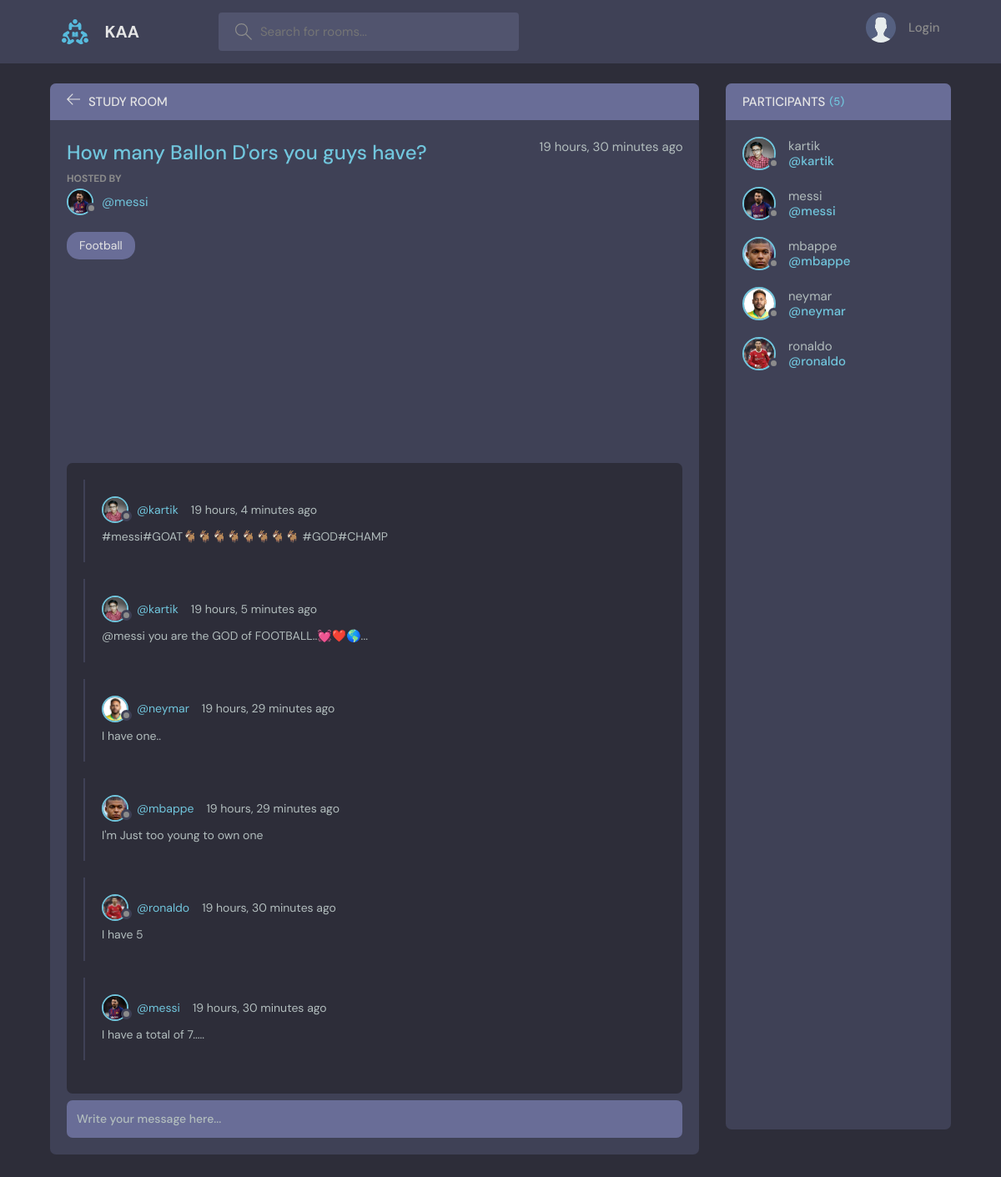
Page /room/3 on the committed database.
### base/models.py (models this page shows, shortened)
class Room(models.Model):
    host=models.ForeignKey(User, on_delete=models.SET_NULL, null=True)
    topic=models.ForeignKey(Topic, on_delete=models.SET_NULL, null=True)
    name=models.CharField(max_length=200)
    description = models.TextField(null=True, blank = True)
    participants = models.ManyToManyField(User, related_name='participants',blank=True)
    updated = models.DateTimeField(auto_now=True)
    created = models.DateTimeField(auto_now_add= True)
    class Meta:
        ordering = ['-updated','-created']

class User(AbstractUser):
    name = models.CharField(max_length=200, null=True)
    email = models.EmailField(unique=True ,null=True)
    bio = models.TextField(null=True)
    avatar = models.ImageField(null=True, default='avatar.svg')
    USERNAME_FIELD = 'email'
    REQUIRED_FIELDS = []

class Topic(models.Model):
    name = models.CharField(max_length=200)
    def __str__(self):
        return self.name

class Message(models.Model):
    user = models.ForeignKey(User, on_delete=models.CASCADE)
    room = models.ForeignKey(Room, on_delete=models.CASCADE)
    body = models.TextField()
    updated = models.DateTimeField(auto_now=True)
    created = models.DateTimeField(auto_now_add= True)
    class Meta:
        ordering = ['-updated','-created']

### base/views.py (the view)
# urls.py: path('room/<str:pk>',views.room, name="room"),
def room(request, pk):
    room = Room.objects.get(id=pk)
    room_messages = room.message_set.all().order_by('-created')
    participants = room.participants.all()
    if request.method == 'POST':
        message = Message.objects.create(user=request.user, room = room, body=request.POST.get('body'))
        room.participants.add(request.user)
        return redirect('room',pk=room.id)
    context = {'room':room, 'room_messages': room_messages,'participants':participants}
    return render(request, 'base/room.html',context)

### base/templates/base/room.html (shortened to what this page needs)
{% extends 'main.html' %}
{% block content %}
    <main class="profile-page layout layout--2">
      <div class="container">
        <div class="room">
          <div class="room__top">
            <div class="room__topLeft">
              <a href="{% url 'home' %}">
                <svg version="1.1" xmlns="http://www.w3.org/2000/svg" width="32" height="32" viewBox="0 0 32 32">
                  <title>arrow-left</title>
                  <path
                    d="M13.723 2.286l-13.723 13.714 13.719 13.714 1.616-1.611-10.96-10.96h27.625v-2.286h-27.625l10.965-10.965-1.616-1.607z"
                  ></path>
                </svg>
              </a>
              <h3>Study Room</h3>
            </div>
          </div>
          <div class="room__box scroll">
            <div class="room__header scroll">
              <div class="room__info">
                <h3>{{room.name}}</h3>
                <span>{{room.created|timesince}} ago</span>
              </div>
              <div class="room__hosted">
                <p>Hosted By</p>
                <a href="{% url 'user-profile' room.host.id %}" class="room__author">
                  <div class="avatar avatar--small">
                    <img src="{{room.host.avatar.url}}" />
                  </div>
                  <span>@{{room.host.username}}</span>
                </a>
              </div>
              <span class="room__topics">{{room.topic}}</span>
            </div>
            <div class="room__conversation">
              <div class="threads scroll">
                {%for message in room_messages %}
                <div class="thread">
                  <div class="thread__top">
                    <div class="thread__author">
                      <a href="{% url 'user-profile' message.user.id %}" class="thread__authorInfo">
                        <div class="avatar avatar--small">
                          <img src="{{message.user.avatar.url}}" />
                        </div>
                        <span>@{{message.user.username}}</span>
                      </a>
                      <span class="thread__date">{{message.created|timesince}} ago</span>
                    </div>
                  </div>
                  <div class="thread__details">
                    {{message.body}}
                  </div>
                </div>
                {%endfor%}
              </div>
            </div>
          </div>
          <div class="room__message">
            <form action="" method="POST">
              <input name="body" placeholder="Write your message here..." /></form>
          </div>
        </div>
        <div class="participants">
          <h3 class="participants__top">Participants <span>({{participants.count}})</span></h3>
          <div class="participants__list scroll">
            {%for user in participants%}
            <a href="{% url 'user-profile' user.id %}" class="participant">
              <div class="avatar avatar--medium">
                <img src="{{user.avatar.url}}" />
              </div>
              <p>
                {{user.username}}
                <span>@{{user.username}}</span>
              </p>
            </a>
            {%endfor%}
          </div>
        </div>
      </div>
    </main>
{%endblock content%}

### rows in the picture
Room: name "How many Ballon D'ors you guys have?", created "19 hours, 30 minutes", host.avatar (picture), host.username "messi", topic "Football"
Message: user.avatar (picture), user.username "kartik", created "19 hours, 4 minutes", body "#messi#GOAT🐐🐐🐐🐐🐐🐐🐐🐐 #GOD#CHAMP"
Message: user.avatar (picture), user.username "kartik", created "19 hours, 5 minutes", body "@messi you are the GOD of FOOTBALL..💓❤️🌎..."
Message: user.avatar (picture), user.username "neymar", created "19 hours, 29 minutes", body "I have one.."
Message: user.avatar (picture), user.username "mbappe", created "19 hours, 29 minutes", body "I'm Just too young to own one"
Message: user.avatar (picture), user.username "ronaldo", created "19 hours, 30 minutes", body "I have 5"
Message: user.avatar (picture), user.username "messi", created "19 hours, 30 minutes", body "I have a total of 7....."
User: avatar (picture), username "kartik"
User: avatar (picture), username "messi"
User: avatar (picture), username "mbappe"
User: avatar (picture), username "neymar"
User: avatar (picture), username "ronaldo"

### other values in the picture
{{ participants.count }} "5"
